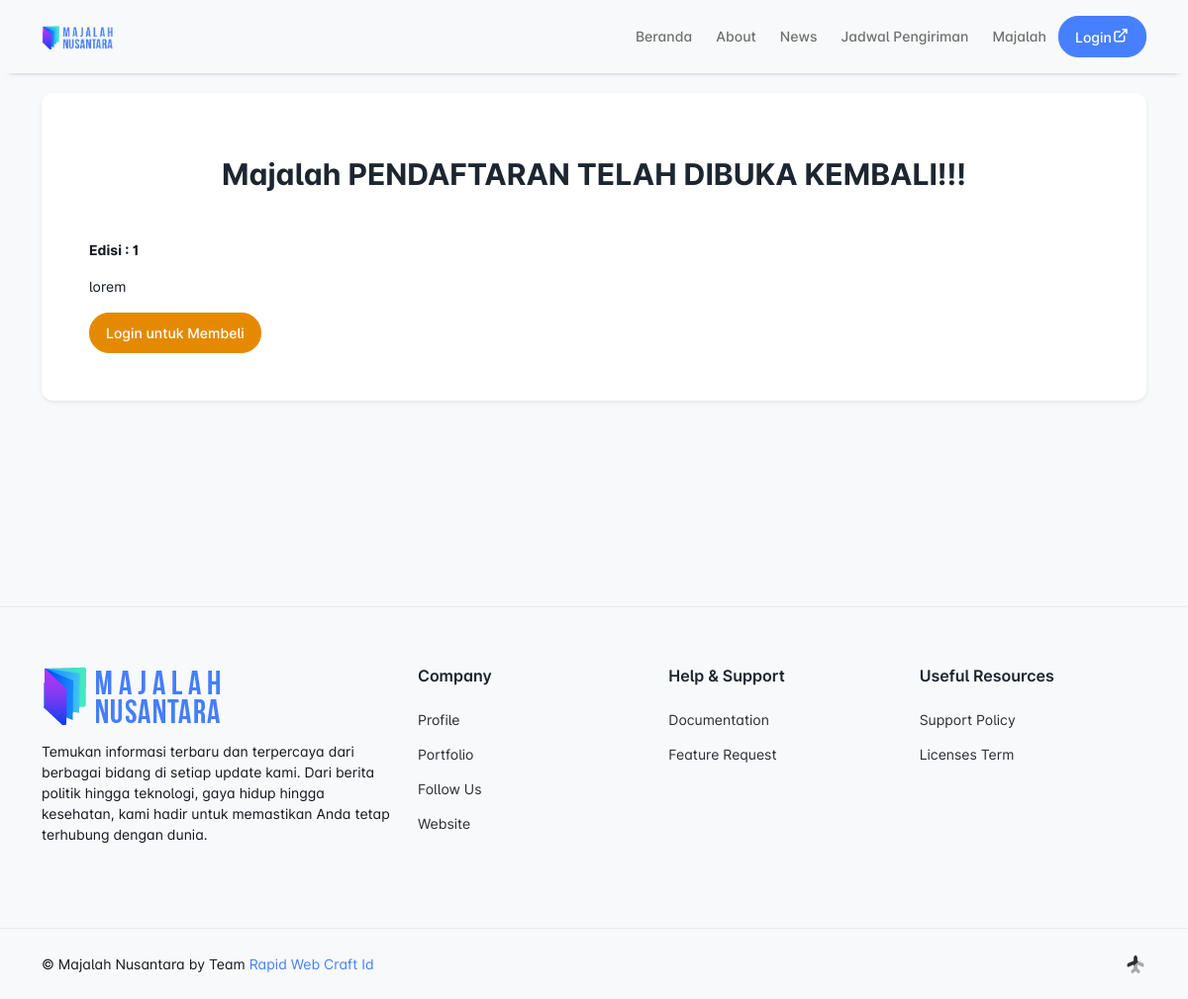
Screenshot of /majalah-detail.php?id=36 with the database file from the repository.
### tables this page shows
CREATE TABLE `majalah` (
  `id_majalah` int NOT NULL,
  `judul` varchar(200) DEFAULT NULL,
  `edisi` varchar(50) DEFAULT NULL,
  `desk` text,
  `isi` varchar(50) DEFAULT NULL,
  `cover` varchar(50) DEFAULT NULL,
  `harga_digital` int DEFAULT NULL,
  `harga_cetak` int DEFAULT NULL,
  `harga_keduanya` int DEFAULT NULL
);

### admin/function/helper.php (called while the page is built, shortened)
<?php
function get(string $name)
{
  if (isset($_GET[$name]) && $_GET[$name] != '') {
    return htmlspecialchars($_GET[$name]);
  } else {
    return false;
  }
}

### admin/function/query.php (called while the page is built, shortened)
<?php
function query_select($table, $role = [])
{
  global $conn;
  $sql = "SELECT * FROM $table";
  if (isset($role['where'])) {
    $sql .= " WHERE " . $role['where'];
  }
  $result = mysqli_query($conn, $sql);
  $rows = [];
  while ($row = mysqli_fetch_assoc($result)) {
    $rows[] = $row;
  }
  return $rows;
}

### majalah-detail.php (the view, shortened to what this page needs)
<?php require 'comp/header.php'; ?>
<?php
$isLoggedIn = isset($_SESSION[KEY]['login']['id_sub']);
$id = get("id");
$majalah = query_select("majalah", ["where" => "id_majalah = '$id'"])[0];
$hasPurchased = false;
?>
<?php require 'comp/navbar.php'; ?>
<div class="container">
<div class="card shadow-sm border-0 mt-4 mb-5">
      <div class="card-body p-5">
        <h2 class="mb-4 mt-3 text-center">Majalah <?= $majalah["judul"] ?></h2>
        <center>
        </center>
        <p class="fw-bold">Edisi : <?= $majalah["edisi"] ?></p>
        <p><?= $majalah["desk"] ?></p>
        <?php if ($isLoggedIn && !$hasPurchased): ?>
          <a href="majalah-beli.php?id=<?= $id ?>" class="btn btn-block btn-warning text-white">Beli Majalah</a>
        <?php elseif (!$isLoggedIn): ?>
          <a href="login.php" class="btn btn-block btn-warning text-white">Login untuk Membeli</a>
        <?php else: ?>
          <a href="majalah-anda.php" class=" btn btn-block btn-primary">Anda sudah membeli majalah ini, Lihat Majalah Saya</a>
        <?php endif; ?>
      </div>
    </div>
</div>
<?php include 'comp/footer.php'; ?>

### assets/css/landing.css (style rules this page uses)
body { font-feature-settings: "salt" }
h1, h2 { font-weight: 700 }
:root { --bs-body-bg: #f8f9fa; --bs-body-bg-rgb: 248, 249, 250; --pc-heading-color: #1d2630; --pc-active-background: #f3f5f7; --pc-sidebar-background: transparent; --pc-sidebar-color: #5b6b79; --pc-sidebar-color-rgb: 91, 107, 121; --pc-sidebar-active-color: #0d6efd; --pc-sidebar-shadow: none; --pc-sidebar-caption-color: #3e4853; --pc-sidebar-border: 1px dashed #bec8d0; --pc-sidebar-user-background: #f3f5f7; --pc-header-background: rgba(var(--bs-body-bg-rgb), 0.7); --pc-header-color: #5b6b79; --pc-header-shadow: none; --pc-card-box-shadow: none; --pc-header-submenu-background: #ffffff; --pc-header-submenu-color: #5b6b79 }
.landing-page { overflow-x: hidden; background: var(--bs-body-bg) }

### rows the page displays
majalah: judul "PENDAFTARAN TELAH DIBUKA KEMBALI!!!", edisi "1", desk "lorem"
